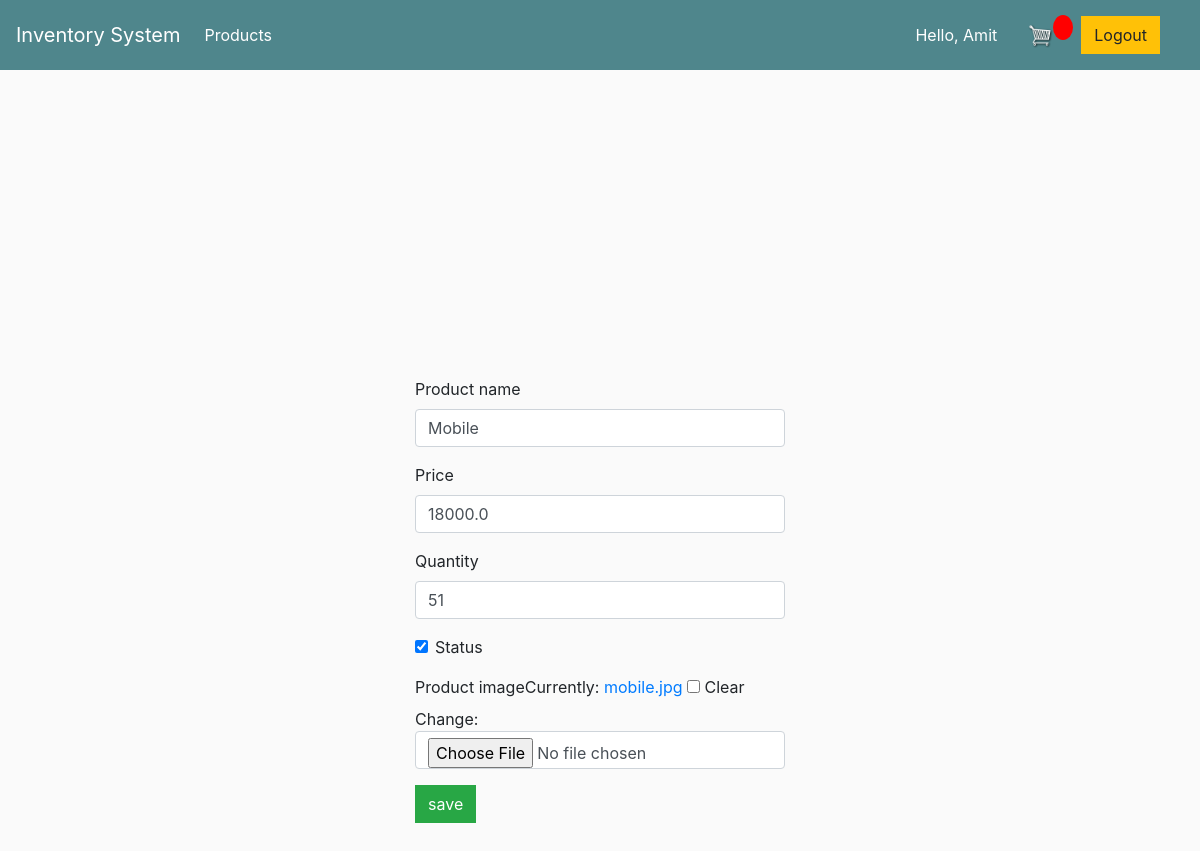
The page /product/1/update/ (signed in) on the database as committed earlier.
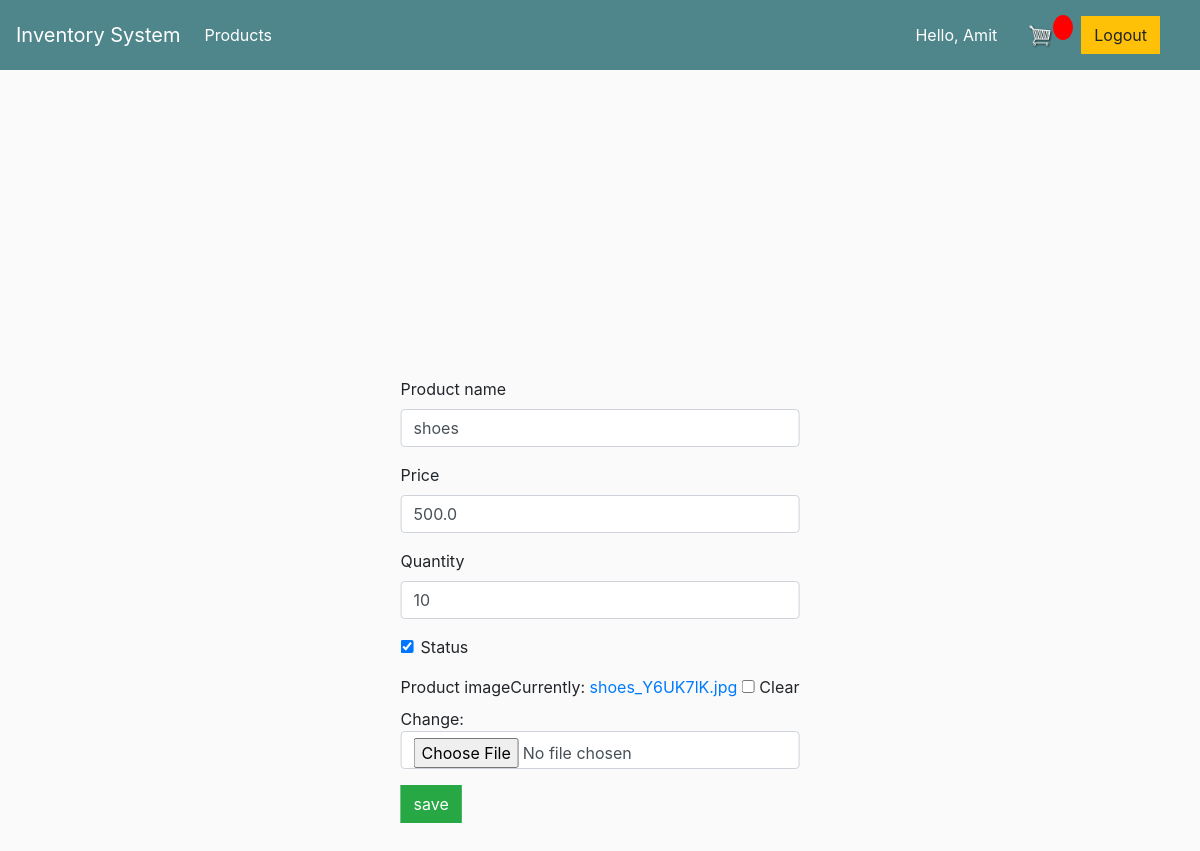
The same page on the database as committed later.
### product/models.py (models this page shows, shortened)
class ProductInformation(models.Model):
    product_name = models.CharField(max_length=100)
    price = models.FloatField(default=0)
    quantity = models.IntegerField(default=0)
    status = models.BooleanField(default=True)
    product_image = models.ImageField(null=True, blank=True)

### product/views.py (the view, shortened to what this page needs)
# urls.py: path('<int:pk>/update/', views.ProductUpdateView.as_view(), name='update'),
class ProductUpdateView(LoginRequiredMixin, UpdateView):
    form_class = ProductForm
    queryset = ProductInformation.objects.all()
    template_name = 'product/product_create.html'
    success_url = reverse_lazy('product:productList')
    def get_object(self, queryset=None):
        id_ = self.kwargs.get("pk")
        return get_object_or_404(ProductInformation, id=id_)

### product/forms.py
class ProductForm(forms.ModelForm):
    class Meta:
        model = ProductInformation
        fields = ('product_name', 'price', 'quantity', 'status', 'product_image')

### account/models.py (called while the page is built)
    def __str__(self):
        return self.email

### product/templates/product/product_create.html (shortened to what this page needs)
{% extends 'base.html' %}
{% load static %}
{% load bootstrap4 %}
{% block content %}
    <div class="container center_div">
		<div class="form">
			<div class="row">
				<div class="col-6 col-md-12">
                    <form method="post" enctype="multipart/form-data">
                        {% bootstrap_form form %}
                        <button type="submit" class="btn btn-success">
                            save
                        </button>
                    </form>
                </div>
            </div>
        </div>
    </div>
{% endblock %}

Rows that differ between the two databases and show on the page:
changed ProductInformation: product_name "Mobile" → "shoes"; price "18000.0" → "500.0"; quantity "51" → "10"
Other text that changed with them:
text no longer shown: "Product name Price Quantity Status Product image Currently: mobile.jpg Clear Change:"
text now shown: "Product name Price Quantity Status Product image Currently: shoes_Y6UK7lK.jpg Clear Change:"
